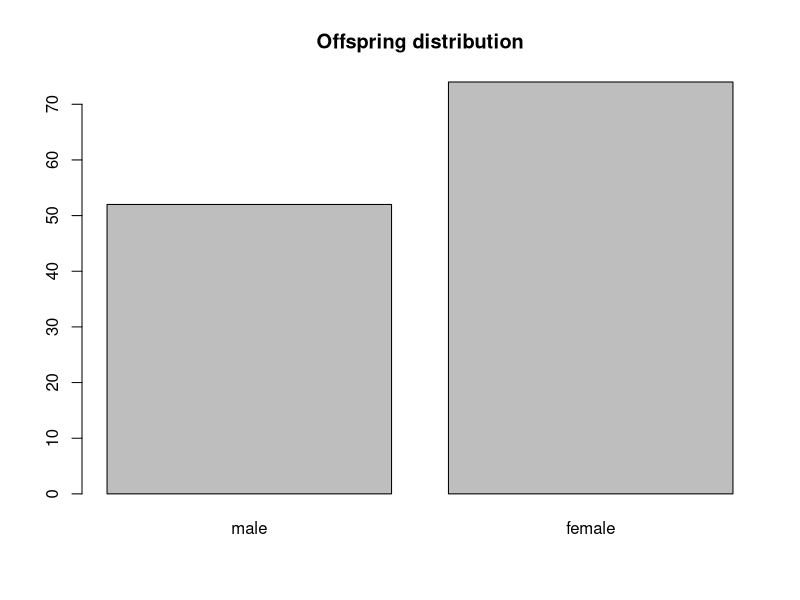
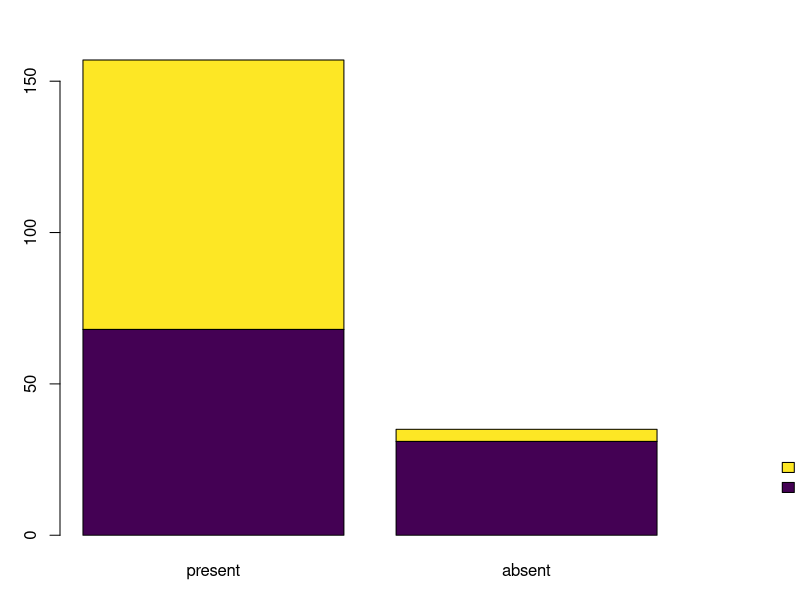

Recreate these plots in R, in order.
# here we create a data vector containing the number
# of male and female offspring from the experiment
offspring <- c(52, 74)
# this assigns names to each of the elements of our
# vector
names(offspring) <- c("male","female")

# this performs the binomial test based on the
# a priori assumption that we are testing whether
# there are fewer males than we would expect
# given a 50/50 sex ratio.
binom.test(x = offspring[1],
           n = sum(offspring),
           alternative = "l")

# if instead we were simply just testing for a
# deviation of 50/50 sex ratio it would be appropriate
# to perform a two sided test.
binom.test(x = offspring[1],
           n = sum(offspring))

# and here is a simple barplot of the data
barplot(offspring, main="Offspring distribution")


# this loop will cycle through binomial tests
# with an increasing number of offspring and
# the most extreme sex ratio possible (all
# of one sex and no individuals of the second
# sex.) Each time we run the binomial test we
# extract the pvalue with $p.value
pvals <- c()
for(i in 1:20){
  pvals[i] <- binom.test(0, i)$p.value
}

# with this vector of p-values we now can
# look to see the first value that is less
# than 0.05
min(which(pvals < .05))

# now we create a matrix of the data for the
# second problem.
fish <- matrix(c(68,89,31,4),2,2)

# we name the rows and columns so that
# it will be easier to keep track of the
# data and make sure we know what is in
# each cell of our table.
row.names(fish) <- c("male","female")
colnames(fish) <- c("present", "absent")

# here we run the chi-square test.
chisq.test(fish)

# we can see that the decision to place
# data in rows or columns has no impact
# on the significance of the statistical test
chisq.test(t(fish))

# here is an example of plotting the data

# this will set the margins on our plot
# remember that these describe margins
# below, left, top, and right of the plot
# respectively
par(mar = c(3, 3, 3, 6))

# this is a package that we can use to
# get colors that are color blind friendly
library(viridis)

barplot(fish,
        col = viridis(2), # specifying colors
        legend=rownames(fish),
        args.legend = list(bty = "n", # supress the box around the legend
                           x = 3.2,   # x position of the legend
                           y = 29))   # y position of the legend
